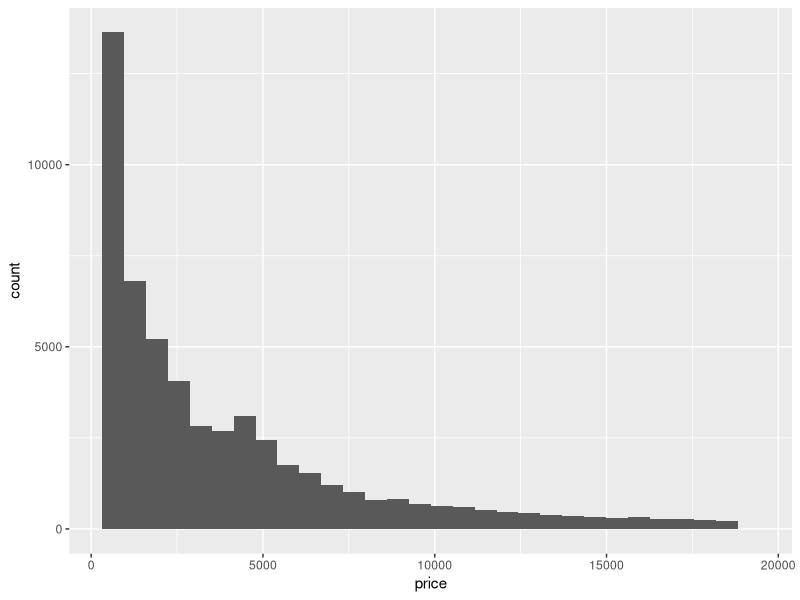
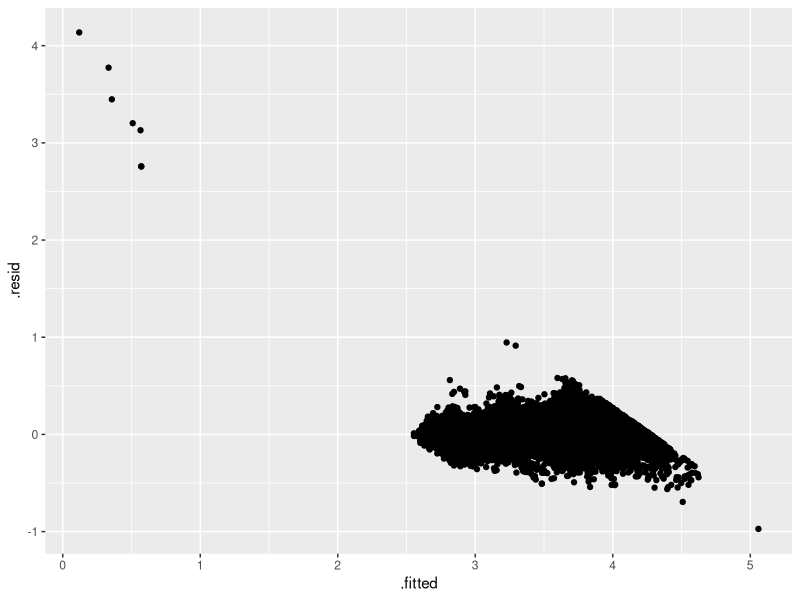

The R source for these figures, in order:
## ---- chunk 1
library(tidyverse)
library(broom)
library(caret)
## ---- chunk 2
head(diamonds)
## ---- chunk 3
diamonds %>% ggplot(aes(x=price)) + geom_histogram()
## ---- chunk 4
diamonds$log_price <- log10(diamonds$price)
## ---- chunk 5
train_ids <- createDataPartition(diamonds$price,p=0.75,list = F)
diamonds_train <- diamonds[train_ids, ]
diamonds_test <- diamonds[-train_ids, ]
## ---- chunk 6
diamonds_fit <- lm(log_price ~ carat + depth + table + x + y + z,data=diamonds_train)
## ---- chunk 7
(train_parms <- tidy(diamonds_fit))
## ---- chunk 8
(train_stats <- glance(diamonds_fit))
## ---- chunk 9
diamonds_fit_aug <- augment(diamonds_fit,data=diamonds_train)
diamonds_fit_aug %>% ggplot(aes(x=.fitted,y=.resid)) + geom_point()
## ---- chunk 10
(train_MSE <- train_stats$deviance/nrow(diamonds_train))
## ---- chunk 11
sum(diamonds_fit_aug$.resid^2)/length(diamonds_fit_aug$.resid)
## ---- chunk 12
diamonds_test$pred_vals <- predict(diamonds_fit,newdata = diamonds_test)
## ---- chunk 13
head(diamonds_test)
## ---- chunk 14
diamonds_test <- diamonds_test %>% mutate(resids = log_price - pred_vals)
## ---- chunk 15
sum(diamonds_test$resids^2)/length(diamonds_test$resids)
## ---- chunk 16
total_fit <- lm(log_price ~ carat + depth + table + x + y + z,data=diamonds)
total_fit_aug <- augment(total_fit,data=diamonds)
(total_MSE <- sum(total_fit_aug$.resid^2)/length(total_fit_aug$.resid))
## ---- chunk 17
train_ids <- createDataPartition(diamonds$log_price,p=0.75,list=F)
diamonds_train <- diamonds[train_ids, ]
diamonds_test <- diamonds[-train_ids, ]
## ---- chunk 18
tC <- trainControl(method="repeatedcv",number=10,repeats = 5)
diamonds_train_lm <- train(log_price ~ carat + depth + table + x + y + z,data=diamonds_train,method="lm",trControl=tC)
## ---- chunk 19
diamonds_train_lm$metric
## ---- chunk 20
diamonds_train_lm$resample
## ---- chunk 21
fold01_rep1_ids <- diamonds_train_lm$control$index$Fold01.Rep1
diamonds_train_01_1 <- diamonds_train[fold01_rep1_ids , ]
diamonds_test_01_1 <- diamonds_train[-fold01_rep1_ids , ]
fit_01_1 <- lm(log_price ~ carat + depth + table + x + y + z,data=diamonds_train_01_1)
preds <- predict(fit_01_1,newdata=diamonds_test_01_1)
(RMSE_01_1 <- sqrt(sum((preds - diamonds_test_01_1$log_price)^2)/nrow(diamonds_test_01_1)))
## ---- chunk 22
diamonds_train_lm$results
## ---- chunk 23
mean(diamonds_train_lm$resample$RMSE)
## ---- chunk 24
diamonds_train_lm$finalModel
## ---- chunk 25
test_preds <- predict(diamonds_train_lm$finalModel,newdata = diamonds_test)
## ---- chunk 26
test_resids <- diamonds_test$log_price - test_preds
test_MSE <- sum((test_resids)^2)/length(test_resids)
(test_RMSE <- sqrt(test_MSE))
## ---- chunk 27
diamonds_train_lm$results$RMSE
